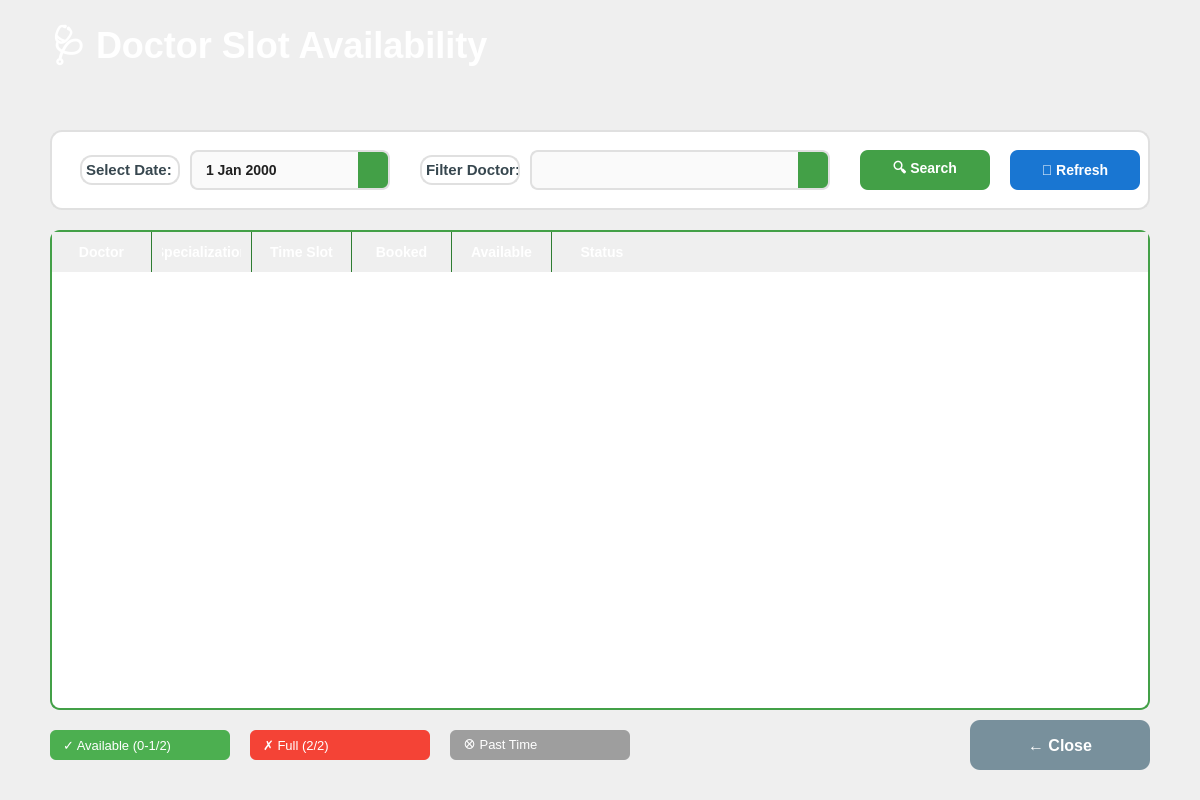
<?xml version="1.0" encoding="UTF-8"?>
<ui version="4.0">
<class>SlotAvailabilityViewer</class>
<widget class="QDialog" name="SlotAvailabilityViewer">  <property name="geometry">
   <rect>
    <x>0</x>
    <y>0</y>
    <width>1200</width>
    <height>800</height>
   </rect>
  </property>
  <property name="windowTitle">
   <string>Slot Availability</string>
  </property>
  <property name="styleSheet">
   <string notr="true">QDialog {
    background: qlineargradient(x1:0, y1:0, x2:1, y2:1,
        stop:0 #e8f5e9, stop:1 #ffffff);
}</string>
  </property>

  <!-- Header -->
  <widget class="QFrame" name="frameHeader">
   <property name="geometry">
    <rect>
     <x>0</x>
     <y>0</y>
     <width>1200</width>
     <height>100</height>
    </rect>
   </property>
   <property name="styleSheet">
    <string notr="true">QFrame {
    background: qlineargradient(x1:0, y1:0, x2:1, y2:0,
        stop:0 #43a047, stop:1 #66bb6a);
    border: none;
}</string>
   </property>

   <widget class="QLabel" name="lblTitle">
    <property name="geometry">
     <rect>
      <x>50</x>
      <y>20</y>
      <width>1100</width>
      <height>60</height>
     </rect>
    </property>
    <property name="styleSheet">
     <string notr="true">QLabel {
    font-size: 36px;
    font-weight: bold;
    color: white;
    background: transparent;
    qproperty-alignment: AlignCenter;
}</string>
    </property>
    <property name="text">
     <string>🩺 Doctor Slot Availability</string>
    </property>
   </widget>
  </widget>

  <!-- Filter Section -->
  <widget class="QFrame" name="frameFilters">
   <property name="geometry">
    <rect>
     <x>50</x>
     <y>130</y>
     <width>1100</width>
     <height>80</height>
    </rect>
   </property>
   <property name="styleSheet">
    <string notr="true">QFrame {
    background-color: white;
    border-radius: 12px;
    border: 2px solid #e0e0e0;
}</string>
   </property>

   <widget class="QLabel" name="lblSelectDate">
    <property name="geometry">
     <rect>
      <x>30</x>
      <y>25</y>
      <width>100</width>
      <height>30</height>
     </rect>
    </property>
    <property name="styleSheet">
     <string notr="true">QLabel {
    font-size: 15px;
    font-weight: 600;
    color: #37474f;
    background: transparent;
}</string>
    </property>
    <property name="text">
     <string>Select Date:</string>
    </property>
   </widget>

   <widget class="QDateEdit" name="dateSelect">
    <property name="geometry">
     <rect>
      <x>140</x>
      <y>20</y>
      <width>200</width>
      <height>40</height>
     </rect>
    </property>
    <property name="styleSheet">
     <string notr="true">QDateEdit {
    font-size: 14px;
    font-weight: 600;
    padding: 8px 12px;
    border: 2px solid #e0e0e0;
    border-radius: 8px;
    background-color: #fafafa;
    color: #212121;
}
QDateEdit:hover {
    border: 2px solid #43a047;
}
QDateEdit::drop-down {
    border: none;
    width: 30px;
    background: #43a047;
    border-top-right-radius: 6px;
    border-bottom-right-radius: 6px;
}
QDateEdit::down-arrow {
    image: none;
    border: 4px solid transparent;
    border-top: 4px solid white;
    margin-right: 12px;
}</string>
    </property>
    <property name="calendarPopup">
     <bool>true</bool>
    </property>
   </widget>

   <widget class="QLabel" name="lblFilterDoctor">
    <property name="geometry">
     <rect>
      <x>370</x>
      <y>25</y>
      <width>100</width>
      <height>30</height>
     </rect>
    </property>
    <property name="styleSheet">
     <string notr="true">QLabel {
    font-size: 15px;
    font-weight: 600;
    color: #37474f;
    background: transparent;
}</string>
    </property>
    <property name="text">
     <string>Filter Doctor:</string>
    </property>
   </widget>

   <widget class="QComboBox" name="comboFilterDoctor">
    <property name="geometry">
     <rect>
      <x>480</x>
      <y>20</y>
      <width>300</width>
      <height>40</height>
     </rect>
    </property>
    <property name="styleSheet">
     <string notr="true">QComboBox {
    background-color: #fafafa;
    border: 2px solid #e0e0e0;
    border-radius: 8px;
    padding: 8px 12px;
    font-size: 14px;
    font-weight: 600;
    color: #212121;
}
QComboBox:hover {
    border: 2px solid #43a047;
}
QComboBox::drop-down {
    border: none;
    width: 30px;
    background: #43a047;
    border-top-right-radius: 6px;
    border-bottom-right-radius: 6px;
}
QComboBox::down-arrow {
    image: none;
    border: 4px solid transparent;
    border-top: 4px solid white;
    margin-right: 12px;
}</string>
    </property>
   </widget>

   <widget class="QPushButton" name="btnSearch">
    <property name="geometry">
     <rect>
      <x>810</x>
      <y>20</y>
      <width>130</width>
      <height>40</height>
     </rect>
    </property>
    <property name="styleSheet">
     <string notr="true">QPushButton {
    font-size: 14px;
    font-weight: 600;
    color: white;
    background-color: #43a047;
    border: none;
    border-radius: 8px;
}
QPushButton:hover {
    background-color: #388e3c;
}
QPushButton:pressed {
    background-color: #2e7d32;
}</string>
    </property>
    <property name="text">
     <string>🔍 Search</string>
    </property>
   </widget>

   <widget class="QPushButton" name="btnRefresh">
    <property name="geometry">
     <rect>
      <x>960</x>
      <y>20</y>
      <width>130</width>
      <height>40</height>
     </rect>
    </property>
    <property name="styleSheet">
     <string notr="true">QPushButton {
    font-size: 14px;
    font-weight: 600;
    color: white;
    background-color: #1976d2;
    border: none;
    border-radius: 8px;
}
QPushButton:hover {
    background-color: #1565c0;
}
QPushButton:pressed {
    background-color: #0d47a1;
}</string>
    </property>
    <property name="text">
     <string>🔄 Refresh</string>
    </property>
   </widget>
  </widget>

  <!-- Availability Table -->
  <widget class="QTableWidget" name="tableSlotAvailability">
   <property name="geometry">
    <rect>
     <x>50</x>
     <y>230</y>
     <width>1100</width>
     <height>480</height>
    </rect>
   </property>
   <property name="styleSheet">
    <string notr="true">QTableWidget {
    background-color: #ffffff;
    alternate-background-color: #f1f8e9;
    gridline-color: #c5e1a5;
    selection-background-color: #81c784;
    selection-color: white;
    border: 2px solid #43a047;
    border-radius: 10px;
    font-size: 14px;
}
QTableWidget::item {
    padding: 10px;
    border-bottom: 1px solid #e0e0e0;
}
QTableWidget::item:selected {
    background-color: #66bb6a;
    color: white;
}
QHeaderView::section {
    background: qlineargradient(x1:0, y1:0, x2:0, y2:1,
        stop:0 #43a047, stop:1 #66bb6a);
    color: white;
    font-weight: bold;
    font-size: 14px;
    padding: 10px;
    border: none;
    border-right: 1px solid #2e7d32;
}
QHeaderView::section:first {
    border-top-left-radius: 8px;
}
QHeaderView::section:last {
    border-top-right-radius: 8px;
    border-right: none;
}
QScrollBar:vertical {
    background: #f5f5f5;
    width: 12px;
    border-radius: 6px;
}
QScrollBar::handle:vertical {
    background: #81c784;
    min-height: 30px;
    border-radius: 6px;
}
QScrollBar::handle:vertical:hover {
    background: #66bb6a;
}</string>
   </property>
   <property name="alternatingRowColors">
    <bool>true</bool>
   </property>
   <property name="selectionBehavior">
    <enum>QAbstractItemView::SelectRows</enum>
   </property>
   <property name="showGrid">
    <bool>true</bool>
   </property>
   <property name="columnCount">
    <number>6</number>
   </property>
   <column>
    <property name="text">
     <string>Doctor</string>
    </property>
   </column>
   <column>
    <property name="text">
     <string>Specialization</string>
    </property>
   </column>
   <column>
    <property name="text">
     <string>Time Slot</string>
    </property>
   </column>
   <column>
    <property name="text">
     <string>Booked</string>
    </property>
   </column>
   <column>
    <property name="text">
     <string>Available</string>
    </property>
   </column>
   <column>
    <property name="text">
     <string>Status</string>
    </property>
   </column>
  </widget>

  <!-- Legend -->
  <widget class="QFrame" name="frameLegend">
   <property name="geometry">
    <rect>
     <x>50</x>
     <y>720</y>
     <width>600</width>
     <height>50</height>
    </rect>
   </property>
   <property name="styleSheet">
    <string notr="true">QFrame {
    background: transparent;
    border: none;
}</string>
   </property>

   <widget class="QLabel" name="lblLegendAvailable">
    <property name="geometry">
     <rect>
      <x>0</x>
      <y>10</y>
      <width>180</width>
      <height>30</height>
     </rect>
    </property>
    <property name="styleSheet">
     <string notr="true">QLabel {
    font-size: 13px;
    color: white;
    background-color: #4caf50;
    border-radius: 6px;
    padding: 5px 10px;
    qproperty-alignment: AlignCenter;
}</string>
    </property>
    <property name="text">
     <string>✓ Available (0-1/2)</string>
    </property>
   </widget>

   <widget class="QLabel" name="lblLegendFull">
    <property name="geometry">
     <rect>
      <x>200</x>
      <y>10</y>
      <width>180</width>
      <height>30</height>
     </rect>
    </property>
    <property name="styleSheet">
     <string notr="true">QLabel {
    font-size: 13px;
    color: white;
    background-color: #f44336;
    border-radius: 6px;
    padding: 5px 10px;
    qproperty-alignment: AlignCenter;
}</string>
    </property>
    <property name="text">
     <string>✗ Full (2/2)</string>
    </property>
   </widget>

   <widget class="QLabel" name="lblLegendPast">
    <property name="geometry">
     <rect>
      <x>400</x>
      <y>10</y>
      <width>180</width>
      <height>30</height>
     </rect>
    </property>
    <property name="styleSheet">
     <string notr="true">QLabel {
    font-size: 13px;
    color: white;
    background-color: #9e9e9e;
    border-radius: 6px;
    padding: 5px 10px;
    qproperty-alignment: AlignCenter;
}</string>
    </property>
    <property name="text">
     <string>⊗ Past Time</string>
    </property>
   </widget>
  </widget>

  <!-- Close Button -->
  <widget class="QPushButton" name="btnClose">
   <property name="geometry">
    <rect>
     <x>970</x>
     <y>720</y>
     <width>180</width>
     <height>50</height>
    </rect>
   </property>
   <property name="styleSheet">
    <string notr="true">QPushButton {
    font-size: 16px;
    font-weight: bold;
    color: white;
    background-color: #78909c;
    border: none;
    border-radius: 10px;
}
QPushButton:hover {
    background-color: #546e7a;
}
QPushButton:pressed {
    background-color: #37474f;
}</string>
   </property>
   <property name="text">
    <string>← Close</string>
   </property>
  </widget>
 </widget>
 <resources/>
 <connections/>
</ui>
